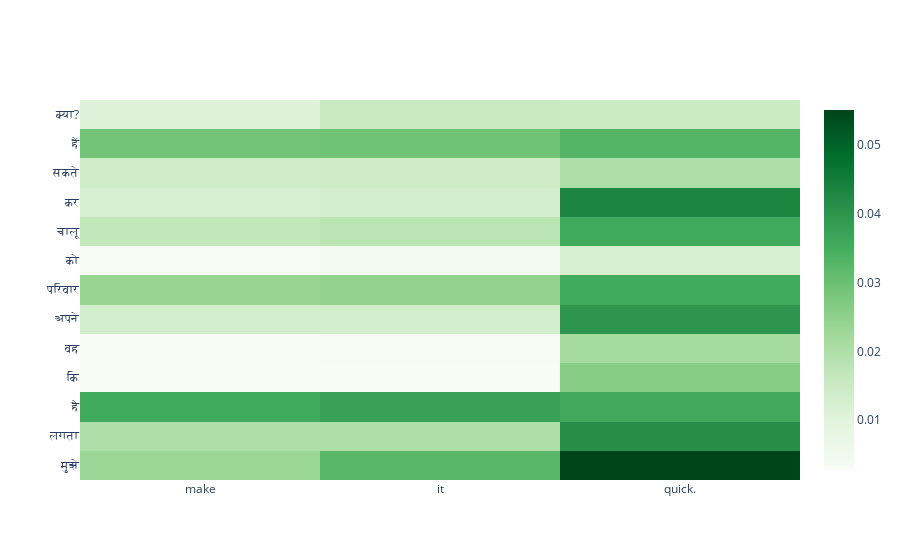

Write notebook code for a chart like this one.
### Code cell
predict_random_val_sentence()

### Figure 1 — Plotly figure (JSON) as saved in the notebook; plotly's stock layout.template omitted (floating-point values rounded to 4 significant figures)
{"data": [{"colorscale": [[0, "rgb(247,252,245)"], [0.125, "rgb(229,245,224)"], [0.25, "rgb(199,233,192)"], [0.375, "rgb(161,217,155)"], [0.5, "rgb(116,196,118)"], [0.625, "rgb(65,171,93)"], [0.75, "rgb(35,139,69)"], [0.875, "rgb(0,109,44)"], [1, "rgb(0,68,27)"]], "type": "heatmap", "x": ["make", "it", "quick."], "y": ["मुझे", "लगता", "है", "कि", "वह", "अपने", "परिवार", "को", "चालू", "कर", "सकते", "हैं", "क्या?"], "z": [[0.02345, 0.03231, 0.05512], [0.02003, 0.02046, 0.04138], [0.03557, 0.03768, 0.03579], [0.00273, 0.002866, 0.02617], [0.002885, 0.003093, 0.02166], [0.01354, 0.01355, 0.03987], [0.02375, 0.02462, 0.03577], [0.00314, 0.005029, 0.01278], [0.01676, 0.018, 0.03558], [0.01248, 0.01321, 0.04335], [0.01387, 0.01425, 0.02008], [0.029, 0.0294, 0.03297], [0.01074, 0.01561, 0.01494]]}], "layout": {}}
